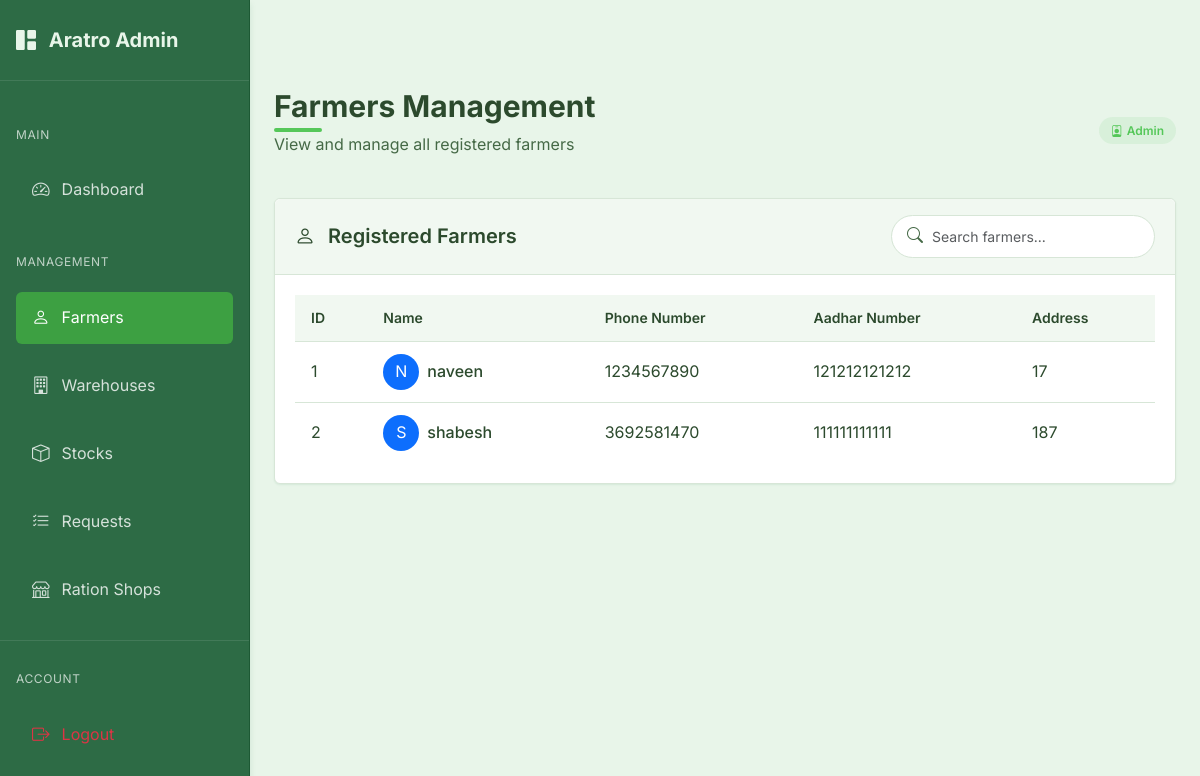
The page /admin/farmers (signed in) on the database as committed earlier.
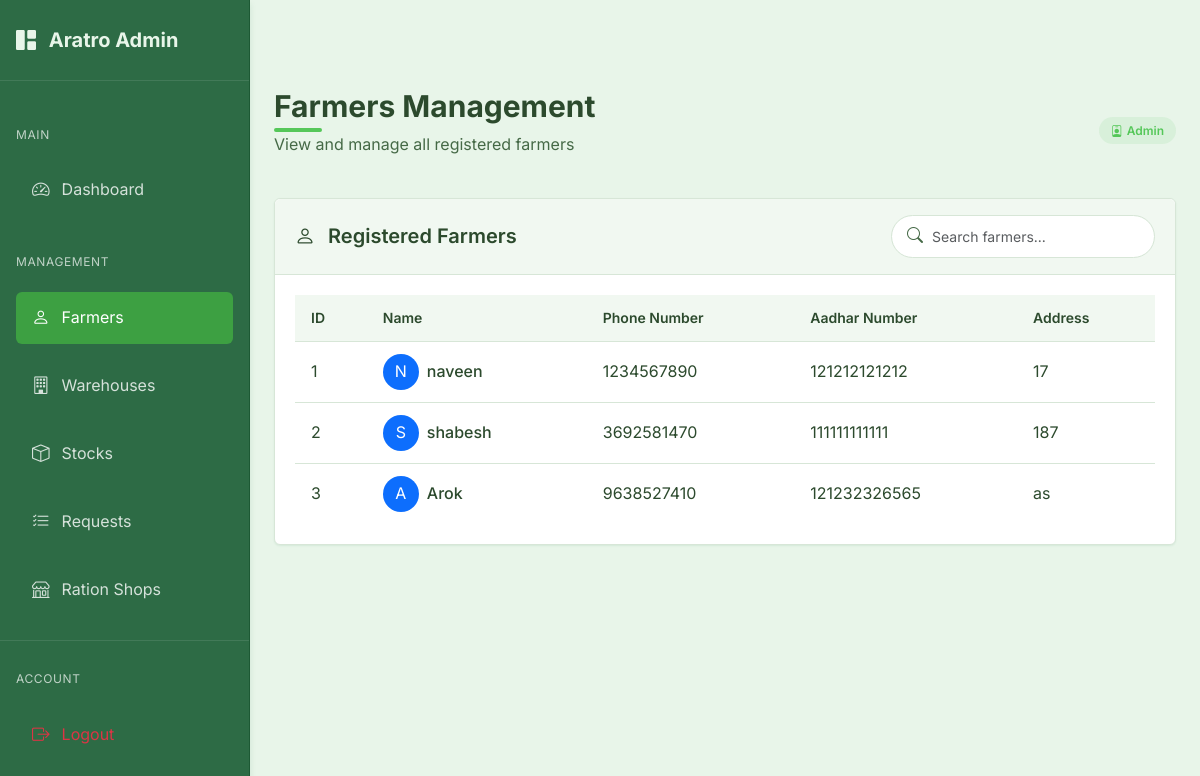
The same page on the database as committed later.
### models.py (models this page shows)
class Farmer(db.Model):
    id = db.Column(db.Integer, primary_key=True, autoincrement=True)
    user_id = db.Column(db.Integer, db.ForeignKey('user.id'), nullable=False)
    name = db.Column(db.String(100), nullable=False)
    address = db.Column(db.String(200), nullable=False)
    aadhar_number = db.Column(db.String(12), unique=True, nullable=False)  # Exactly 12 digits
    phone_number = db.Column(db.String(10), nullable=False)  # Exactly 10 digits
    stocks = db.relationship('Stock', backref='farmer', lazy=True)

### routes.py (the view)
@admin.route('/farmers')
@admin_required
def farmers():
    farmers = Farmer.query.all()
    return render_template('admin/farmers.html', farmers=farmers)

### app.py (called while the page is built)
@login_manager.user_loader
def load_user(user_id):
    try:
        if user_id.startswith('admin_'):
            admin_id = int(user_id.split('_')[1])
            return Admin.query.get(admin_id)
        else:
            return User.query.get(int(user_id))
    except Exception as e:
        print(f"Error loading user: {e}")
        return None

@app.before_request
def before_request():
    session.permanent = True  # Use permanent session with lifetime set above

### models.py (called while the page is built)
    def get_id(self):
        return f"admin_{self.id}"

    def __repr__(self):
        return f'<Admin {self.email}>'

### routes.py (called while the page is built)
@admin.context_processor
def inject_admin_data():
    admin_data = {'current_user': current_user}
    if current_user.is_authenticated:
        admin_user = Admin.query.get(current_user.id)
        if admin_user:
            admin_data['admin_user'] = admin_user
    return admin_data

### templates/admin/farmers.html (shortened to what this page needs)
{% extends "admin/base_admin.html" %}
{% block admin_content %}
<div class="page-header d-flex justify-content-between align-items-center">
    <div>
        <h1 class="page-title">Farmers Management</h1>
        <p class="page-subtitle">View and manage all registered farmers</p>
    </div>
    <div>
        <span class="admin-badge admin-badge-primary">
            <i class="bi bi-person-badge me-1"></i>
            Admin
        </span>
    </div>
</div>
<div class="admin-card">
    <div class="admin-card-header">
        <h5 class="admin-card-title">
            <i class="bi bi-person me-2"></i>
            Registered Farmers
        </h5>
        <div class="search-input">
            <i class="bi bi-search"></i>
            <input type="text" id="farmerSearch" class="form-control form-control-sm" placeholder="Search farmers...">
        </div>
    </div>
    <div class="admin-card-body">
        <div class="table-responsive">
            <table class="admin-table" id="farmersTable">
                <thead>
                    <tr>
                        <th>ID</th>
                        <th>Name</th>
                        <th>Phone Number</th>
                        <th>Aadhar Number</th>
                        <th>Address</th>
                    </tr>
                </thead>
                <tbody>
                    {% if farmers %}
                        {% for farmer in farmers %}
                            <tr>
                                <td>{{ farmer.id }}</td>
                                <td>
                                    <div class="d-flex align-items-center">
                                        <div class="avatar-circle bg-primary text-white d-flex align-items-center justify-content-center me-2" style="width: 36px; height: 36px; border-radius: 50%;">
                                            <span>{{ farmer.name[0] | upper }}</span>
                                        </div>
                                        <div>
                                            <span class="fw-medium">{{ farmer.name }}</span>
                                        </div>
                                    </div>
                                </td>
                                <td>{{ farmer.phone_number }}</td>
                                <td>{{ farmer.aadhar_number }}</td>
                                <td>{{ farmer.address }}</td>
                            </tr>
                        {% endfor %}
                    {% endif %}
                </tbody>
            </table>
        </div>
    </div>
</div>
{% endblock %}

### templates/admin/base_admin.html (shortened to what this page needs)
<!DOCTYPE html>
<html lang="en">
<head>
    <link href="https://cdn.jsdelivr.net/npm/bootstrap@5.3.0/dist/css/bootstrap.min.css" rel="stylesheet">
    <link rel="stylesheet" href="https://cdn.jsdelivr.net/npm/bootstrap-icons@1.11.0/font/bootstrap-icons.css">
    <link rel="stylesheet" href="{{ url_for('static', filename='css/style.css') }}">
</head>
<body>
    <div class="admin-sidebar">
        <div class="sidebar-header">
            <a href="{{ url_for('admin.dashboard') }}" class="sidebar-brand">
                <i class="bi bi-grid-1x2-fill me-2"></i>
                Aratro Admin
            </a>
        </div>
        <div class="sidebar-nav">
            <div class="sidebar-heading">Main</div>
            <div class="sidebar-item">
                <a href="{{ url_for('admin.dashboard') }}" class="sidebar-link {% if request.endpoint == 'admin.dashboard' %}active{% endif %}">
                    <i class="bi bi-speedometer2"></i>
                    <span>Dashboard</span>
                </a>
            </div>
            <div class="sidebar-heading">Management</div>
            <div class="sidebar-item">
                <a href="{{ url_for('admin.farmers') }}" class="sidebar-link {% if request.endpoint == 'admin.farmers' %}active{% endif %}">
                    <i class="bi bi-person"></i>
                    <span>Farmers</span>
                </a>
            </div>
            <div class="sidebar-item">
                <a href="{{ url_for('admin.warehouses') }}" class="sidebar-link {% if request.endpoint == 'admin.warehouses' %}active{% endif %}">
                    <i class="bi bi-building"></i>
                    <span>Warehouses</span>
                </a>
            </div>
            <div class="sidebar-item">
                <a href="{{ url_for('admin.stocks') }}" class="sidebar-link {% if request.endpoint == 'admin.stocks' %}active{% endif %}">
                    <i class="bi bi-box"></i>
                    <span>Stocks</span>
                </a>
            </div>
            <div class="sidebar-item">
                <a href="{{ url_for('admin.requests') }}" class="sidebar-link {% if request.endpoint == 'admin.requests' %}active{% endif %}">
                    <i class="bi bi-list-check"></i>
                    <span>Requests</span>
                </a>
            </div>
            <div class="sidebar-item">
                <a href="{{ url_for('admin.ration_shops') }}" class="sidebar-link {% if request.endpoint == 'admin.ration_shops' %}active{% endif %}">
                    <i class="bi bi-shop"></i>
                    <span>Ration Shops</span>
                </a>
            </div>
            <div class="sidebar-divider"></div>
            <div class="sidebar-heading">Account</div>
            <div class="sidebar-item">
                <a href="{{ url_for('admin.logout') }}" class="sidebar-link text-danger">
                    <i class="bi bi-box-arrow-right"></i>
                    <span>Logout</span>
                </a>
            </div>
        </div>
    </div>
    <div class="admin-content">
        {% block admin_content %}{% endblock %}
    </div>
</body>
</html>

### static/css/style.css (style rules this page uses)
:root { --primary-color: #55c759; --primary-dark: #3da042; --primary-light: #7ed681; --secondary-color: #358856; --secondary-dark: #246b3d; --secondary-light: #4a9d6a; --accent-1: #92d275; --accent-2: #6ab04c; --accent-3: #437c2d; --background-color: #e8f5e9; --surface-color: #f1f8f1; --surface-hover: #e1efe1; --text-primary: #2c4a2d; --text-secondary: #456946; --text-light: #588559; --success-color: #55c759; --error-color: #e57373; --error-color-rgb: 229, 115, 115; --warning-color: #ffd54f; --info-color: #4db6ac; --border-color: #d7e6d7; --border-radius: 0.375rem; --shadow-sm: 0 1px 2px rgba(53, 136, 86, 0.1); --shadow-md: 0 4px 6px rgba(53, 136, 86, 0.15); --shadow-lg: 0 10px 15px rgba(53, 136, 86, 0.2); --spacing-xs: 0.25rem; --spacing-sm: 0.5rem; --spacing-md: 1rem; --spacing-lg: 1.5rem; --spacing-xl: 2rem; --font-family: 'Inter', system-ui, -apple-system, BlinkMacSystemFont, 'Segoe UI', Roboto, Oxygen, Ubuntu, Cantarell, 'Open Sans', 'Helvetica Neue', sans-serif; }
* { margin: 0; padding: 0; box-sizing: border-box; }
body { font-family: var(--font-family); background-color: var(--background-color); color: var(--text-primary); line-height: 1.6; padding-top: 4rem; min-height: 100vh; }
h1, h2, h3, h4, h5, h6 { margin-bottom: var(--spacing-md); color: var(--text-primary); font-weight: 600; }
h1 { font-size: 1.875rem; position: relative; display: inline-block; margin-bottom: 1.5rem; }
h1::after { content: ''; position: absolute; bottom: -0.5rem; left: 0; width: 3rem; height: 0.25rem; background: var(--primary-color); border-radius: 0.125rem; }
.form-control { width: 100%; padding: 0.625rem 0.75rem; border: 1px solid var(--border-color); border-radius: var(--border-radius); font-family: var(--font-family); font-size: 0.95rem; transition: border-color 0.2s, box-shadow 0.2s; background-color: var(--surface-color); }

Rows that differ between the two databases and show on the page:
added Farmer: id "3", name "A", name "Arok", phone_number "9638527410", aadhar_number "121232326565", address "as"
